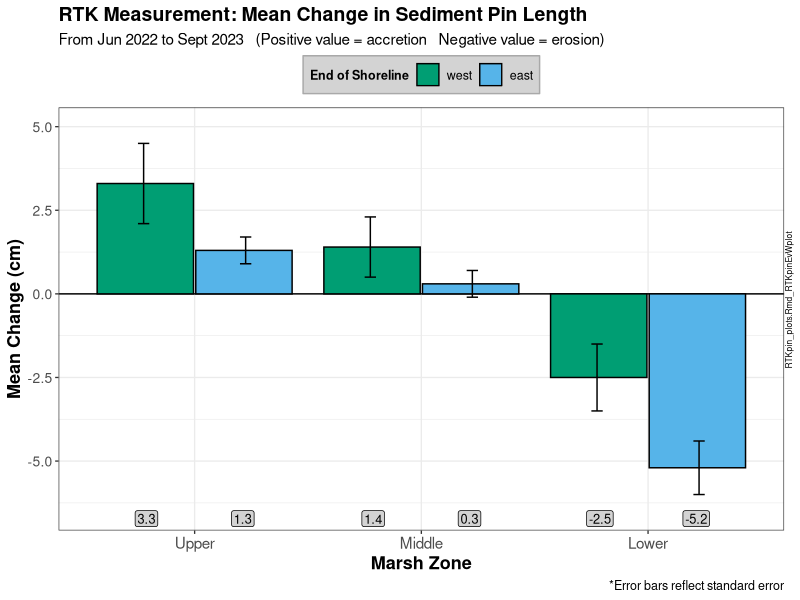
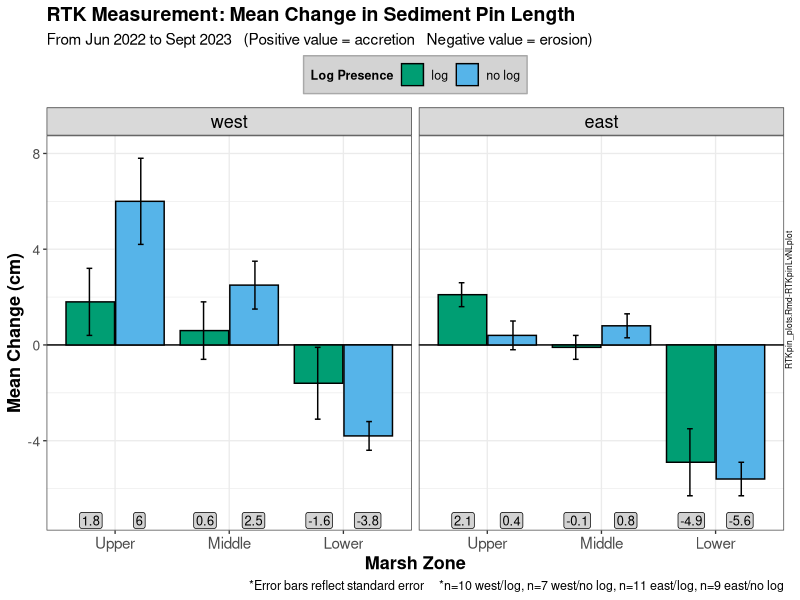

These figures' R source, in order:
## ---- chunk 1
library(readxl)
library(tidyverse)
library(dplyr)
library(lubridate)
## ---- chunk 2
setwd("~/GitHub/BeccaTransects/data")

RTKpindata_norefs <- read_xlsx("RTKSedimentPinData.xlsx", sheet = "RTKData_thesispins_norefs_pivot")

## ---- chunk 3
RTKpins <- RTKpindata_norefs %>% 
  select(-c("midg","midt","upt","upg", "lowt", "lowg", "Date")) %>% #can remove these columns bc the top-ground calculations are already calculated in excel in their own columns
  mutate_at(c('upper', 'middle'), as.numeric) %>% #removed the POSITX (lubridate) version of date
  mutate(Date = paste0(Year, "-", Month)) %>% #created my own date to match the sediment pin code
  mutate(across(where(is.numeric), ~round(., 3))) %>%
  group_by(Name, Shoreline_End) %>% 
  rename(Transect_ID = Name)
## ---- chunk 4
RTKpinschangeEvW <- RTKpins %>%
  mutate(UpperDiff = ((last(upper) - first(upper))*-1)*30.48) %>%  # *30.48 converts NADV88 ft to cm
  mutate(MiddleDiff = ((last(middle) - first(middle))*-1)*30.48) %>% 
  mutate(LowerDiff = ((last(lower) - first(lower))*-1)*30.48) %>%
  select(-c("Date", "Year", "Month", "upper", "middle", "lower")) %>% 
  distinct() %>%  #this removes repeated values for each month's calculation
  mutate(Shoreline_End = factor(Shoreline_End, levels = c("west", "east"))) %>%
  pivot_longer(UpperDiff:LowerDiff, names_to = "Pin_Location", values_to = "Sediment_Change") %>% 
  group_by(Shoreline_End, Pin_Location) %>% 
  summarize(mean_difference = mean(Sediment_Change, na.rm = TRUE),
            sd_difference = sd(Sediment_Change, na.rm = TRUE),
            n_difference = n()) %>% 
  mutate(se_difference = sd_difference/sqrt(n_difference)) %>% 
  mutate(across(where(is.numeric), ~round(., 1)))
## ---- chunk 5
cbprtk <- c("#009E73", "#56B4E9", "#F0E442" , "#E69F00", "#000000", "#0072B2","#D55E00", "#CC79A7","#999999")
## ---- chunk 6
RTKpinEvWplot <- ggplot(RTKpinschangeEvW, aes(x= Pin_Location, y= mean_difference, 
                                                         group= Shoreline_End, 
                                                         fill= Shoreline_End)) +
  geom_hline(yintercept=0, linetype =1, color = "black") +
  geom_col(position = position_dodge(0.87), color = "black", width = 0.85) +
  geom_errorbar(aes(
    ymin= mean_difference-se_difference, ymax= mean_difference+se_difference), size = 0.5, 
    position = position_dodge(0.9), color= "black", width= .1) +
  scale_x_discrete(labels = c(UpperDiff = "Upper", MiddleDiff = "Middle", LowerDiff = "Lower"), limits = c("UpperDiff", "MiddleDiff", "LowerDiff")) +  #labels renames the columns on the x-acis and limits sets the order in which each is laid out on the x axis
  coord_cartesian(ylim = c(-6.5, 5)) + #sets the limit of the y-axis to show a more dramatic difference bw variables
  scale_fill_manual(values = cbprtk) +
  labs(
    title = "RTK Measurement: Mean Change in Sediment Pin Length",
    subtitle = "From Jun 2022 to Sept 2023   (Positive value = accretion   Negative value = erosion)",
    y = "Mean Change (cm)",
    x = "Marsh Zone",
    fill= "End of Shoreline",
    tag = "RTKpin_plots.Rmd_RTKpinEvWplot",
    caption = "*Error bars reflect standard error") +
  theme_bw(base_size = 10) +
  theme(axis.title = element_text(face = "bold", size=13),
        legend.title = element_text(face = "bold", size=09),
        legend.text=element_text(size=09),
        legend.position = "top",   #for no legend type: "none"
        legend.background = element_rect(fill="lightgrey",
                                  size=0.5, linetype="solid", 
                                  colour ="darkgrey"),
        axis.text.x = element_text(size = 11),
        axis.text.y = element_text(size = 10),
        plot.title = element_text(face = "bold", size = 14),
        plot.caption = element_text(size = 09),
        plot.subtitle = element_text(size = 11),
        plot.tag = element_text(size = 6, angle = 90),
        plot.tag.position = "right",
        strip.text = element_text(size = 13, color = "black")) +
  #geom_text(aes(label = Hectares), #geom text is for the labels over the bars
   #             vjust = -0.8,  #higher values shift text down
    #            hjust = 0.5, #higher values shift text horizontally left
     #           position = position_stack(),
      #          color = "black",
       #         size = 3.25) +
  geom_label(aes(label = mean_difference, y = -7.2),  # Adjust the x-coordinate
           vjust = -0.5,
           color = "black",
           position = position_dodge(0.85),
           size = 3.25,
           fill = "lightgrey",
           label.padding = unit(0.15, "lines"),
           label.r = unit(0.15, "lines"))

RTKpinEvWplot
## ---- chunk 7
RTKpinschangeLvNL <- RTKpins %>%
  mutate(UpperDiff = ((last(upper) - first(upper))*-1)*30.48) %>% 
  mutate(MiddleDiff = ((last(middle) - first(middle))*-1)*30.48) %>% 
  mutate(LowerDiff = ((last(lower) - first(lower))*-1)*30.48) %>% 
  select(-c("Date", "Year", "Month", "upper", "middle", "lower")) %>% 
  distinct() %>%  #this removes repeated values for each month's calculation
  mutate(Shoreline_End = factor(Shoreline_End, levels = c("west", "east"))) %>%
  pivot_longer(UpperDiff:LowerDiff, names_to = "Pin_Location", values_to = "Sediment_Change") %>% 
  group_by(Shoreline_End, Pin_Location, Log_Presence) %>% 
  summarize(mean_difference = mean(Sediment_Change, na.rm = TRUE),
            sd_difference = sd(Sediment_Change, na.rm = TRUE),
            n_difference = n()) %>% 
  mutate(se_difference = sd_difference/sqrt(n_difference)) %>% 
  mutate(across(where(is.numeric), ~round(., 1)))

## ---- chunk 8
cbp2 <- c("#009E73", "#56B4E9","#D55E00", "#CC79A7","#0072B2", "#F0E442" , "#E69F00", "#000000")
## ---- chunk 9
RTKpinLvNLplot <- ggplot(RTKpinschangeLvNL, 
                         aes(x= Pin_Location, 
                             y= mean_difference,
                             group = Log_Presence,
                             fill = Log_Presence,
                             color =Zone)) +
  geom_hline(yintercept=0, linetype =1, color = "black") +
  geom_col(position = position_dodge(0.87), color = "black", width = 0.85) +
  geom_errorbar(aes(ymin= mean_difference-se_difference, ymax= mean_difference+se_difference), size = 0.5, 
    position = position_dodge(0.9), color= "black", width= .1) +
  scale_x_discrete(labels = c(UpperDiff = "Upper", MiddleDiff = "Middle", LowerDiff = "Lower"), limits = c("UpperDiff", "MiddleDiff", "LowerDiff")) +  #labels renames the columns on the x-axis and limits sets the order in which each is laid out on the x axis
  coord_cartesian(ylim = c(-7, 8)) + #sets the limit of the y-axis to show a more dramatic difference bw variables
  facet_grid(~ Shoreline_End) +
  scale_fill_manual(values = cbprtk) +
  labs(
    title = "RTK Measurement: Mean Change in Sediment Pin Length ",
    subtitle = "From Jun 2022 to Sept 2023   (Positive value = accretion   Negative value = erosion)",
    y = "Mean Change (cm)",
    x = "Marsh Zone",
    fill= "Log Presence",
    caption = "*Error bars reflect standard error     *n=10 west/log, n=7 west/no log, n=11 east/log, n=9 east/no log",
    tag = "RTKpin_plots.Rmd-RTKpinLvNLplot") +
  theme_bw(base_size = 10) +
  theme(axis.title = element_text(face = "bold", size=13),
        legend.title = element_text(face = "bold", size=09),
        legend.text=element_text(size=09),
        legend.position = "top",   #for no legend type: "none"
        legend.background = element_rect(fill="lightgrey",
                                  size=0.5, linetype="solid", 
                                  colour ="darkgrey"),
        axis.text.x = element_text(size = 11),
        axis.text.y = element_text(size = 10),
        plot.title = element_text(face = "bold", size = 14),
        plot.caption = element_text(size = 09),
        plot.subtitle = element_text(size = 11),
        plot.tag = element_text(size = 6, angle = 90),
        plot.tag.position = "right",
        strip.text = element_text(size = 13, color = "black")) +
  #geom_text(aes(label = mean_difference, y=-10), #geom text is for the labels over the bars
   #             vjust = -.5,  #higher values shift text down                
    #            #hjust = 0.5, #higher values shift text horizontally left
     #           position = position_dodge(0.85),
      #          color = "black",
       #     size = 3.25) +
  geom_label(aes(label = mean_difference, y = -8),  # Adjust the x-coordinate
           vjust = -0.5,
           color = "black",
           position = position_dodge(0.85),
           size = 3.25,
           fill = "lightgrey",
           label.padding = unit(0.15, "lines"),
           label.r = unit(0.15, "lines"))

RTKpinLvNLplot
